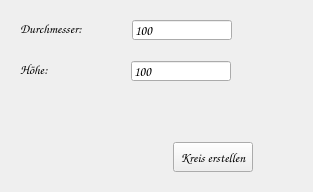
      <widget class="QWidget" name="tab_kreis">
       <property name="sizePolicy">
        <sizepolicy hsizetype="Preferred" vsizetype="Minimum">
         <horstretch>0</horstretch>
         <verstretch>0</verstretch>
        </sizepolicy>
       </property>
       <property name="minimumSize">
        <size>
         <width>0</width>
         <height>160</height>
        </size>
       </property>
       <property name="maximumSize">
        <size>
         <width>16777215</width>
         <height>220</height>
        </size>
       </property>
       <attribute name="title">
        <string>Kreis erstellen</string>
       </attribute>
       <layout class="QVBoxLayout" name="verticalLayout_2">
        <item>
         <widget class="QWidget" name="wg_durchmesser" native="true">
          <property name="minimumSize">
           <size>
            <width>0</width>
            <height>32</height>
           </size>
          </property>
          <property name="maximumSize">
           <size>
            <width>16777215</width>
            <height>35</height>
           </size>
          </property>
          <layout class="QHBoxLayout" name="horizontalLayout_7">
           <item>
            <widget class="QLabel" name="lb_durchmesser">
             <property name="maximumSize">
              <size>
               <width>200</width>
               <height>50</height>
              </size>
             </property>
             <property name="font">
              <font>
               <family>Comic Sans MS</family>
               <pointsize>10</pointsize>
               <bold>false</bold>
              </font>
             </property>
             <property name="text">
              <string>Durchmesser:</string>
             </property>
             <property name="alignment">
              <set>Qt::AlignmentFlag::AlignLeading|Qt::AlignmentFlag::AlignLeft|Qt::AlignmentFlag::AlignVCenter</set>
             </property>
            </widget>
           </item>
           <item>
            <spacer name="horizontalSpacer_20">
             <property name="orientation">
              <enum>Qt::Orientation::Horizontal</enum>
             </property>
             <property name="sizeType">
              <enum>QSizePolicy::Policy::Fixed</enum>
             </property>
             <property name="sizeHint" stdset="0">
              <size>
               <width>43</width>
               <height>20</height>
              </size>
             </property>
            </spacer>
           </item>
           <item>
            <widget class="QLineEdit" name="le_durchmesser">
             <property name="sizePolicy">
              <sizepolicy hsizetype="Fixed" vsizetype="Fixed">
               <horstretch>0</horstretch>
               <verstretch>0</verstretch>
              </sizepolicy>
             </property>
             <property name="minimumSize">
              <size>
               <width>100</width>
               <height>20</height>
              </size>
             </property>
             <property name="maximumSize">
              <size>
               <width>150</width>
               <height>25</height>
              </size>
             </property>
             <property name="font">
              <font>
               <family>Comic Sans MS</family>
               <pointsize>10</pointsize>
               <bold>false</bold>
              </font>
             </property>
             <property name="text">
              <string>100</string>
             </property>
            </widget>
           </item>
           <item>
            <spacer name="horizontalSpacer_22">
             <property name="orientation">
              <enum>Qt::Orientation::Horizontal</enum>
             </property>
             <property name="sizeHint" stdset="0">
              <size>
               <width>40</width>
               <height>20</height>
              </size>
             </property>
            </spacer>
           </item>
          </layout>
         </widget>
        </item>
        <item>
         <widget class="QWidget" name="wg_z_kreis" native="true">
          <property name="minimumSize">
           <size>
            <width>0</width>
            <height>30</height>
           </size>
          </property>
          <property name="maximumSize">
           <size>
            <width>16777215</width>
            <height>35</height>
           </size>
          </property>
          <layout class="QHBoxLayout" name="horizontalLayout_6">
           <item>
            <widget class="QLabel" name="lb_kreis_hoehe">
             <property name="maximumSize">
              <size>
               <width>200</width>
               <height>50</height>
              </size>
             </property>
             <property name="font">
              <font>
               <family>Comic Sans MS</family>
               <pointsize>10</pointsize>
               <bold>false</bold>
              </font>
             </property>
             <property name="text">
              <string>Höhe:             </string>
             </property>
             <property name="alignment">
              <set>Qt::AlignmentFlag::AlignLeading|Qt::AlignmentFlag::AlignLeft|Qt::AlignmentFlag::AlignVCenter</set>
             </property>
            </widget>
           </item>
           <item>
            <spacer name="horizontalSpacer_21">
             <property name="orientation">
              <enum>Qt::Orientation::Horizontal</enum>
             </property>
             <property name="sizeType">
              <enum>QSizePolicy::Policy::Fixed</enum>
             </property>
             <property name="sizeHint" stdset="0">
              <size>
               <width>40</width>
               <height>20</height>
              </size>
             </property>
            </spacer>
           </item>
           <item>
            <widget class="QLineEdit" name="le_z_kreis">
             <property name="sizePolicy">
              <sizepolicy hsizetype="Fixed" vsizetype="Fixed">
               <horstretch>0</horstretch>
               <verstretch>0</verstretch>
              </sizepolicy>
             </property>
             <property name="minimumSize">
              <size>
               <width>100</width>
               <height>20</height>
              </size>
             </property>
             <property name="maximumSize">
              <size>
               <width>150</width>
               <height>25</height>
              </size>
             </property>
             <property name="font">
              <font>
               <family>Comic Sans MS</family>
               <pointsize>10</pointsize>
               <bold>false</bold>
              </font>
             </property>
             <property name="text">
              <string>100</string>
             </property>
            </widget>
           </item>
           <item>
            <spacer name="horizontalSpacer_23">
             <property name="orientation">
              <enum>Qt::Orientation::Horizontal</enum>
             </property>
             <property name="sizeHint" stdset="0">
              <size>
               <width>40</width>
               <height>20</height>
              </size>
             </property>
            </spacer>
           </item>
          </layout>
         </widget>
        </item>
        <item>
         <spacer name="verticalSpacer">
          <property name="orientation">
           <enum>Qt::Orientation::Vertical</enum>
          </property>
          <property name="sizeHint" stdset="0">
           <size>
            <width>20</width>
            <height>40</height>
           </size>
          </property>
         </spacer>
        </item>
        <item>
         <widget class="QWidget" name="wg_button_kreis" native="true">
          <property name="minimumSize">
           <size>
            <width>0</width>
            <height>32</height>
           </size>
          </property>
          <property name="maximumSize">
           <size>
            <width>16777215</width>
            <height>60</height>
           </size>
          </property>
          <layout class="QHBoxLayout" name="horizontalLayout_5">
           <item>
            <spacer name="horizontalSpacer_4">
             <property name="orientation">
              <enum>Qt::Orientation::Horizontal</enum>
             </property>
             <property name="sizeType">
              <enum>QSizePolicy::Policy::Fixed</enum>
             </property>
             <property name="sizeHint" stdset="0">
              <size>
               <width>153</width>
               <height>20</height>
              </size>
             </property>
            </spacer>
           </item>
           <item>
            <widget class="QPushButton" name="pb_kreis">
             <property name="minimumSize">
              <size>
               <width>0</width>
               <height>30</height>
              </size>
             </property>
             <property name="font">
              <font>
               <family>Comic Sans MS</family>
               <pointsize>10</pointsize>
               <bold>false</bold>
               <kerning>true</kerning>
              </font>
             </property>
             <property name="text">
              <string>Kreis erstellen</string>
             </property>
            </widget>
           </item>
           <item>
            <spacer name="horizontalSpacer_2">
             <property name="orientation">
              <enum>Qt::Orientation::Horizontal</enum>
             </property>
             <property name="sizeHint" stdset="0">
              <size>
               <width>40</width>
               <height>20</height>
              </size>
             </property>
            </spacer>
           </item>
          </layout>
         </widget>
        </item>
       </layout>
      </widget>
